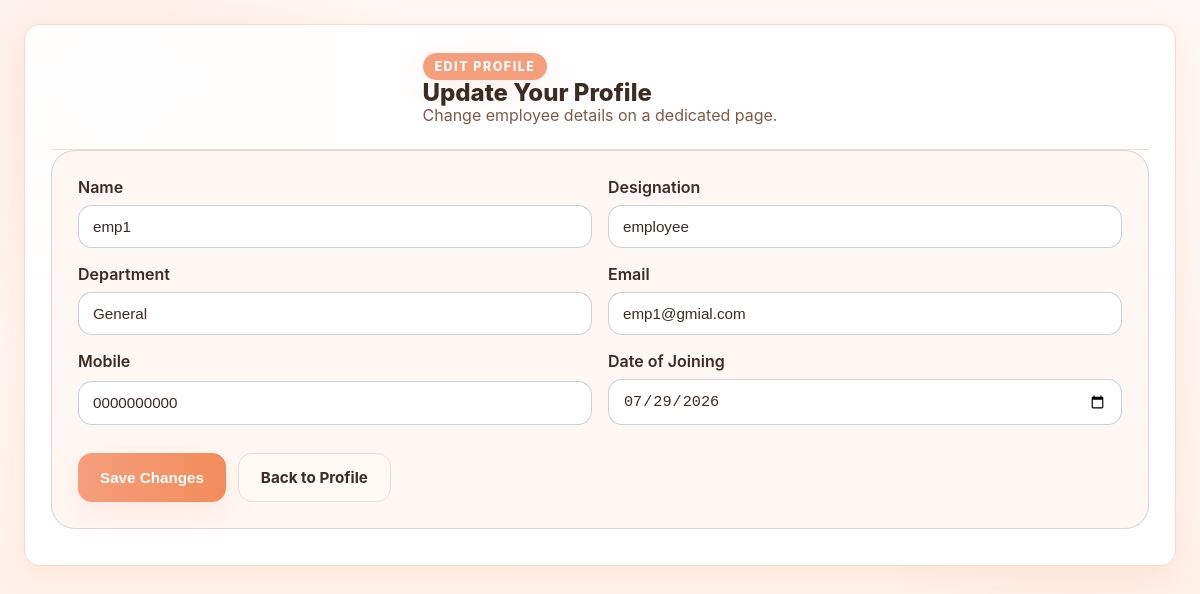
Page /manager/edit/ (signed in) on the committed database.
### employees/models.py (models this page shows, shortened)
class Employee(models.Model):
    ROLE_CHOICES = [
        ("Admin", "Admin"),
        ("Manager", "Manager"),
        ("HR", "HR"),
        ("Team Lead", "Team Lead"),
        ("Employee", "Employee"),
    ]
    GENDER_CHOICES = [
        ("Male", "Male"),
        ("Female", "Female"),
        ("Other", "Other"),
        ("Prefer not to say", "Prefer not to say"),
    ]
    EMPLOYMENT_TYPE_CHOICES = [
        ("Full-Time", "Full-Time"),
        ("Part-Time", "Part-Time"),
        ("Contract", "Contract"),
        ("Intern", "Intern"),
    ]
    user = models.OneToOneField(
        User,
        on_delete=models.CASCADE
    )
    employee_id = models.CharField(
        max_length=20,
        unique=True
    )
    department = models.CharField(
        max_length=100
    )
    designation = models.CharField(
        max_length=100
    )
    role = models.CharField(
        max_length=20,
        choices=ROLE_CHOICES,
        default="Employee"
    )
    phone = models.CharField(
        max_length=15
    )
    joining_date = models.DateField()
    profile_image = models.ImageField(
        upload_to="employees/",
        blank=True,
        null=True
    )
    dob = models.DateField(
        blank=True,
        null=True
    )
    gender = models.CharField(
        max_length=30,
        choices=GENDER_CHOICES,
        blank=True
    )
    blood_group = models.CharField(
        max_length=5,
        blank=True
    )
    present_address = models.TextField(
        blank=True
    )
    permanent_address = models.TextField(
        blank=True
    )
    city = models.CharField(
        max_length=100,
        blank=True
    )
    state = models.CharField(
        max_length=100,
        blank=True
    )
    country = models.CharField(
        max_length=100,
        blank=True
    )
    emergency_contact_name = models.CharField(
        max_length=100,
        blank=True
    )
    emergency_contact = models.CharField(
        max_length=15,
        blank=True
    )
    reporting_manager = models.CharField(
        max_length=100,
        blank=True
    )
    team_name = models.CharField(
        max_length=100,
        blank=True
    )
    work_location = models.CharField(
        max_length=100,
        blank=True
    )
    employment_type = models.CharField(
        max_length=30,
        choices=EMPLOYMENT_TYPE_CHOICES,
        default="Full-Time"
    )
    created_at = models.DateTimeField(
        auto_now_add=True
    )
    updated_at = models.DateTimeField(
        auto_now=True
    )

### manager_profile/views.py (the view, shortened to what this page needs)
# urls.py: path("edit/",           views.edit_profile,       name="manager_edit_profile"),
@login_required(login_url="login")
def edit_profile(request):
    employee = get_object_or_404(Employee, user=request.user)
    return render(request, "manager_profile/editprofile.html", {"employee": employee})

### manager_profile/templates/manager_profile/editprofile.html (shortened to what this page needs)
{% load static %}
<!DOCTYPE html>
<html lang="en">
<head>
  <link rel="stylesheet" href="{% static 'manager_profile/css/style.css' %}" />
</head>
<body>
<div class="profile-page">
  <header class="profile-header">
    <div>
      <p class="profile-badge">Edit Profile</p>
      <h1 class="profile-name">Update Your Profile</h1>
      <p class="profile-role">Change employee details on a dedicated page.</p>
    </div>
  </header>
  <article class="panel-card">
    <form id="editProfileForm" class="form-grid" method="POST">
      <label>Name
        <input type="text" name="name" value="{{ employee.user.get_full_name }}" required />
      </label>
      <label>Designation
        <input type="text" name="designation" value="{{ employee.designation }}" required />
      </label>
      <label>Department
        <input type="text" name="department" value="{{ employee.department }}" required />
      </label>
      <label>Email
        <input type="email" name="email" value="{{ employee.user.email }}" required />
      </label>
      <label>Mobile
        <input type="tel" name="mobile" value="{{ employee.phone }}" required />
      </label>
      <label>Date of Joining
        <input type="date" name="doj" value="{{ employee.joining_date|date:'Y-m-d' }}" required />
      </label>
      <div class="form-actions">
        <button type="submit" class="btn btn-primary">Save Changes</button>
        <a class="btn btn-secondary" href="{% url 'manager_profile' %}">Back to Profile</a>
      </div>
    </form>
  </article>
</div>
</body>
</html>

### manager_profile/static/manager_profile/css/style.css (style rules this page uses)
:root { --bg: #fff8f4; --bg-2: #fff1e8; --card: #ffffff; --surface: #ffffff; --surface-soft: #fff7f3; --accent: #f59e7b; --accent-2: #f28c5b; --danger: #f59e7b; --success: #8c5d3c; --muted: #7a5c48; --text: #3b2b23; --border: #f4d9ca; --shadow: 0 10px 30px rgba(245, 158, 123, 0.16); }
* { box-sizing: border-box; }
body { margin: 0; min-height: 100vh; font-family: Inter, system-ui, -apple-system, BlinkMacSystemFont, "Segoe UI", sans-serif; background: radial-gradient(circle at 10% 10%, rgba(245, 158, 123, 0.12), transparent 22%), radial-gradient(circle at 90% 90%, rgba(242, 140, 91, 0.10), transparent 20%), linear-gradient(180deg, var(--bg), var(--bg-2)); color: var(--text); }
.profile-page { width: min(1180px, calc(100% - 48px)); margin: 24px auto; padding: 28px 26px 36px; background: linear-gradient(180deg, rgba(255, 255, 255, 0.9), rgba(255, 255, 255, 0.95)); border-radius: 15px; box-shadow: var(--shadow); border: 1px solid var(--border); }
.profile-header { display: flex; flex-direction: column; align-items: center; gap: 8px; padding-bottom: 24px; border-bottom: 1px solid var(--border); }
.profile-badge { display: inline-block; margin: 0; color: white; background: var(--accent); padding: 6px 12px; border-radius: 999px; font-size: 0.78rem; letter-spacing: 0.12em; text-transform: uppercase; font-weight: 800; box-shadow: var(--shadow); }
.profile-name { margin: 0; font-size: clamp(1.4rem, 2vw, 2rem); line-height: 1.05; font-weight: 800; max-width: 720px; }
.profile-role { margin: 0; color: var(--muted); font-size: 1rem; }
.btn { display: inline-flex; align-items: center; justify-content: center; gap: 0.5rem; text-decoration: none; border: none; border-radius: 14px; cursor: pointer; padding: 14px 22px; font-size: 0.95rem; font-weight: 700; transition: transform 160ms ease, box-shadow 160ms ease, background-color 160ms ease; }
.btn-primary { color: white; background: linear-gradient(90deg, var(--accent), var(--accent-2)); box-shadow: var(--shadow); }
.btn-secondary { color: var(--text); background: #fffaf6; border: 1px solid var(--border); }
.panel-card { background: var(--surface-soft); border-radius: 24px; padding: 26px; border: 1px solid rgba(209, 213, 219, 0.9); }
.form-grid { display: grid; gap: 16px; grid-template-columns: repeat(2, minmax(0, 1fr)); }
.form-grid label { display: grid; gap: 8px; color: var(--text); font-weight: 600; }
.form-grid input, .form-grid select, .form-grid textarea { width: 100%; padding: 12px 14px; border-radius: 14px; border: 1px solid rgba(148, 163, 184, 0.5); background: white; color: var(--text); font-size: 0.95rem; }
.form-actions { grid-column: 1 / -1; display: flex; flex-wrap: wrap; gap: 12px; margin-top: 12px; }

### rows in the picture
Employee: name "emp1", designation "employee", department "General", email "emp1@gmial.com", mobile "0000000000", doj "07/29/2026"
